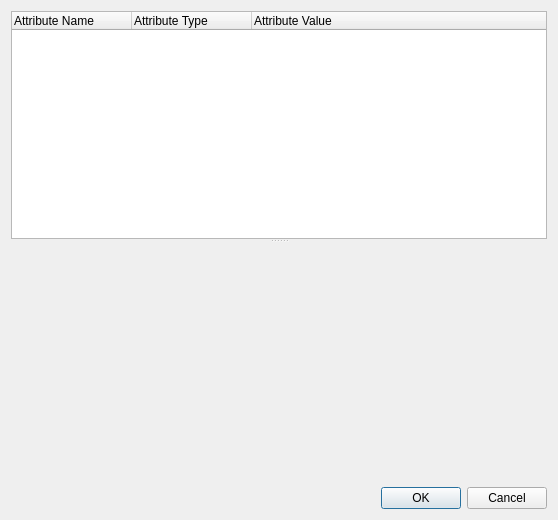
<?xml version="1.0" encoding="UTF-8"?>
<ui version="4.0">
 <class>DM::ComponentEditor</class>
 <widget class="QDialog" name="DM::ComponentEditor">
  <property name="geometry">
   <rect>
    <x>0</x>
    <y>0</y>
    <width>558</width>
    <height>520</height>
   </rect>
  </property>
  <property name="windowTitle">
   <string>Dialog</string>
  </property>
  <layout class="QVBoxLayout" name="verticalLayout">
   <item>
    <widget class="QSplitter" name="splitter">
     <property name="orientation">
      <enum>Qt::Vertical</enum>
     </property>
     <widget class="QTreeWidget" name="attributeList">
      <property name="sizePolicy">
       <sizepolicy hsizetype="Maximum" vsizetype="Maximum">
        <horstretch>0</horstretch>
        <verstretch>0</verstretch>
       </sizepolicy>
      </property>
      <attribute name="headerCascadingSectionResizes">
       <bool>false</bool>
      </attribute>
      <attribute name="headerDefaultSectionSize">
       <number>120</number>
      </attribute>
      <attribute name="headerHighlightSections">
       <bool>false</bool>
      </attribute>
      <attribute name="headerShowSortIndicator" stdset="0">
       <bool>false</bool>
      </attribute>
      <attribute name="headerStretchLastSection">
       <bool>true</bool>
      </attribute>
      <column>
       <property name="text">
        <string>Attribute Name</string>
       </property>
      </column>
      <column>
       <property name="text">
        <string>Attribute Type</string>
       </property>
      </column>
      <column>
       <property name="text">
        <string>Attribute Value</string>
       </property>
      </column>
     </widget>
     <widget class="QCustomPlot" name="plot">
      <property name="sizePolicy">
       <sizepolicy hsizetype="Preferred" vsizetype="Maximum">
        <horstretch>0</horstretch>
        <verstretch>0</verstretch>
       </sizepolicy>
      </property>
      <property name="minimumSize">
       <size>
        <width>0</width>
        <height>200</height>
       </size>
      </property>
     </widget>
    </widget>
   </item>
   <item>
    <widget class="QDialogButtonBox" name="buttonBox">
     <property name="orientation">
      <enum>Qt::Horizontal</enum>
     </property>
     <property name="standardButtons">
      <set>QDialogButtonBox::Cancel|QDialogButtonBox::Ok</set>
     </property>
    </widget>
   </item>
  </layout>
 </widget>
 <customwidgets>
  <customwidget>
   <class>QCustomPlot</class>
   <extends>QFrame</extends>
   <header>qcustomplot.h</header>
   <container>1</container>
  </customwidget>
 </customwidgets>
 <resources/>
 <connections>
  <connection>
   <sender>buttonBox</sender>
   <signal>accepted()</signal>
   <receiver>DM::ComponentEditor</receiver>
   <slot>accept()</slot>
   <hints>
    <hint type="sourcelabel">
     <x>248</x>
     <y>254</y>
    </hint>
    <hint type="destinationlabel">
     <x>157</x>
     <y>274</y>
    </hint>
   </hints>
  </connection>
  <connection>
   <sender>buttonBox</sender>
   <signal>rejected()</signal>
   <receiver>DM::ComponentEditor</receiver>
   <slot>reject()</slot>
   <hints>
    <hint type="sourcelabel">
     <x>316</x>
     <y>260</y>
    </hint>
    <hint type="destinationlabel">
     <x>286</x>
     <y>274</y>
    </hint>
   </hints>
  </connection>
 </connections>
</ui>
